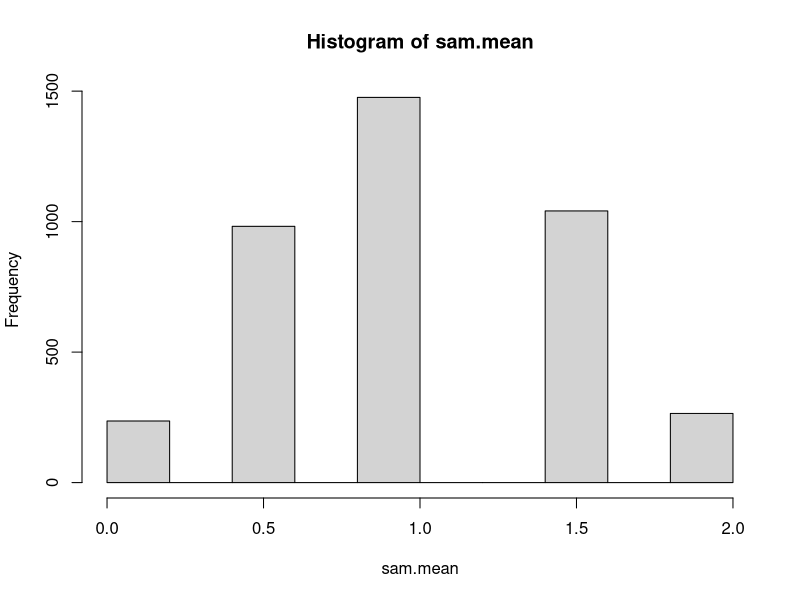
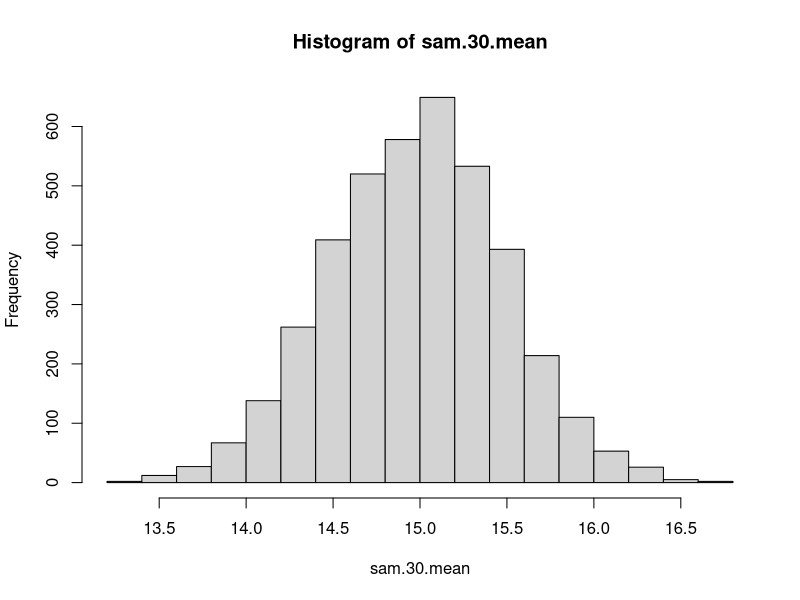

Write R code to recreate these figures, in order.
#tanveer bariana    
#homework 3

#1****************************************************************************************
D <- matrix(c(2, 3, 7, 5, -1, 8, 10, -3, 50), ncol = 3, byrow = TRUE)
b <- matrix(c(5, 1.2, 11))
#a--------------------------------------------------------------------
D1 <- cbind(b, D[, 2:3])
D2 <- cbind(D[,1], b, D[,3])
D3 <- cbind(D[, 1:2], b)
x <- det(D1) / det(D)
y <- det(D2) / det(D)
z <- det(D3) / det(D)
#b-------------------------------------------------------------------
DN1 <- solve(D)
DN1 %*% b
#it returns more percise values
#c--------------------------------------------------------------------
2 * x + (3 * y) + 7 * z
5 * x - (y) + 8 * z
10 * x - (3 * y) + 50 * z
#d---------------------------------------------------------------------
#i
sd(D[, 1])
sd(D[, 2])
sd(D[, 3])
#ii
E <- matrix(c(seq(2,18,by = 2)), ncol = 3)
D * E
#iii
cbind(D, E)
#2***************************************************************************************
#a-----------------------------------------------------------------------
sampels <- matrix(rbinom(8000, 2, 0.5), ncol = 2)
sampels
#b--------------------------------------------------------------------------------------
sam.mean <- apply(sampels, 1, mean)
sam.mean
#c---------------------------------------------------------------------------
hist(sam.mean)
#d---------------------------------------------------------------------------
mean(sam.mean)
sd(sam.mean)
#e--------------------------------------------------------------------------
sam.30 <- matrix(rbinom(120000, 30, 0.5), ncol = 30)
sam.30.mean <- apply(sam.30, 1, mean)
hist(sam.30.mean)
mean(sam.30.mean)
sd(sam.30.mean)
#f-------------------------------------------------------------------------
